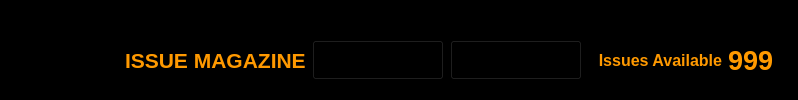
     <widget class="QFrame" name="frameMWMid">
      <property name="sizePolicy">
       <sizepolicy hsizetype="Preferred" vsizetype="Fixed">
        <horstretch>0</horstretch>
        <verstretch>0</verstretch>
       </sizepolicy>
      </property>
      <property name="minimumSize">
       <size>
        <width>0</width>
        <height>74</height>
       </size>
      </property>
      <property name="styleSheet">
       <string notr="true">background-image: url(:/BGs/Images/MWBottomTop.png);
background-color: rgb(0, 0, 0);</string>
      </property>
      <property name="frameShape">
       <enum>QFrame::NoFrame</enum>
      </property>
      <property name="frameShadow">
       <enum>QFrame::Raised</enum>
      </property>
      <property name="lineWidth">
       <number>0</number>
      </property>
      <layout class="QHBoxLayout" name="horizontalLayout_4">
       <property name="spacing">
        <number>7</number>
       </property>
       <property name="leftMargin">
        <number>115</number>
       </property>
       <property name="topMargin">
        <number>20</number>
       </property>
       <property name="rightMargin">
        <number>0</number>
       </property>
       <property name="bottomMargin">
        <number>0</number>
       </property>
       <item>
        <widget class="QFrame" name="frame_2">
         <property name="styleSheet">
          <string notr="true">background-color: rgb(0, 0, 0);
background-image: url(:/BGs/Images/Transparent.png);</string>
         </property>
         <property name="frameShape">
          <enum>QFrame::StyledPanel</enum>
         </property>
         <property name="frameShadow">
          <enum>QFrame::Raised</enum>
         </property>
         <layout class="QHBoxLayout" name="horizontalLayout_5">
          <property name="topMargin">
           <number>0</number>
          </property>
          <property name="bottomMargin">
           <number>0</number>
          </property>
          <item>
           <widget class="QLabel" name="label_IssueTitle">
            <property name="sizePolicy">
             <sizepolicy hsizetype="Fixed" vsizetype="Preferred">
              <horstretch>0</horstretch>
              <verstretch>0</verstretch>
             </sizepolicy>
            </property>
            <property name="font">
             <font>
              <family>System-ui</family>
              <pointsize>16</pointsize>
              <weight>75</weight>
              <bold>true</bold>
             </font>
            </property>
            <property name="styleSheet">
             <string notr="true">color: rgb(255, 153, 0);</string>
            </property>
            <property name="text">
             <string>ISSUE MAGAZINE</string>
            </property>
           </widget>
          </item>
          <item>
           <widget class="QPushButton" name="pushButtonFindIssue">
            <property name="sizePolicy">
             <sizepolicy hsizetype="Fixed" vsizetype="Fixed">
              <horstretch>0</horstretch>
              <verstretch>0</verstretch>
             </sizepolicy>
            </property>
            <property name="minimumSize">
             <size>
              <width>132</width>
              <height>40</height>
             </size>
            </property>
            <property name="cursor">
             <cursorShape>PointingHandCursor</cursorShape>
            </property>
            <property name="styleSheet">
             <string notr="true">background-image: url(:/Buttons/Images/BTNFindIssue.png);</string>
            </property>
            <property name="text">
             <string>                        .</string>
            </property>
           </widget>
          </item>
          <item>
           <widget class="QPushButton" name="pushButton">
            <property name="sizePolicy">
             <sizepolicy hsizetype="Fixed" vsizetype="Fixed">
              <horstretch>0</horstretch>
              <verstretch>0</verstretch>
             </sizepolicy>
            </property>
            <property name="minimumSize">
             <size>
              <width>132</width>
              <height>40</height>
             </size>
            </property>
            <property name="styleSheet">
             <string notr="true">background-image: url(:/Buttons/Images/BTNAddDriveLink.png);</string>
            </property>
            <property name="text">
             <string/>
            </property>
           </widget>
          </item>
          <item>
           <widget class="QFrame" name="frame_6">
            <property name="frameShape">
             <enum>QFrame::StyledPanel</enum>
            </property>
            <property name="frameShadow">
             <enum>QFrame::Raised</enum>
            </property>
            <layout class="QHBoxLayout" name="horizontalLayout_6">
             <item>
              <widget class="QLabel" name="label_5">
               <property name="font">
                <font>
                 <family>System-ui</family>
                 <pointsize>12</pointsize>
                 <weight>75</weight>
                 <bold>true</bold>
                </font>
               </property>
               <property name="styleSheet">
                <string notr="true">color: rgb(255, 153, 0);</string>
               </property>
               <property name="text">
                <string>Issues Available</string>
               </property>
               <property name="alignment">
                <set>Qt::AlignRight|Qt::AlignTrailing|Qt::AlignVCenter</set>
               </property>
              </widget>
             </item>
             <item>
              <widget class="QLabel" name="label_issuesAvail">
               <property name="sizePolicy">
                <sizepolicy hsizetype="Fixed" vsizetype="Preferred">
                 <horstretch>0</horstretch>
                 <verstretch>0</verstretch>
                </sizepolicy>
               </property>
               <property name="minimumSize">
                <size>
                 <width>50</width>
                 <height>0</height>
                </size>
               </property>
               <property name="font">
                <font>
                 <family>System-ui</family>
                 <pointsize>20</pointsize>
                 <weight>75</weight>
                 <bold>true</bold>
                </font>
               </property>
               <property name="styleSheet">
                <string notr="true">color: rgb(255, 153, 0);</string>
               </property>
               <property name="text">
                <string>999</string>
               </property>
              </widget>
             </item>
            </layout>
           </widget>
          </item>
         </layout>
        </widget>
       </item>
      </layout>
     </widget>
